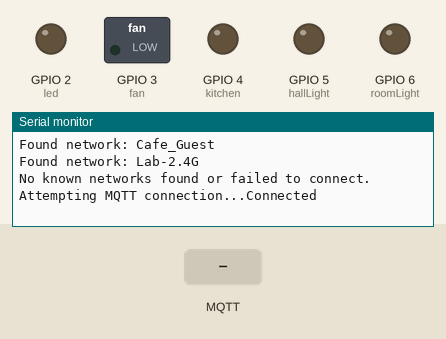
Recording of a sketch running on a simulated ESP32-S3. On the bench: switched loads named in the sketch (green lamp = pin HIGH), output pins drawn as LEDs (lit = HIGH), the last lines printed to the serial monitor. Inputs (shaded band) come from the test bench. A WiFi scan finds three made-up networks; no MQTT or app messages arrive unless stated.

Above: at 3.2 s.
3.3 s: MQTT message "fan" arrives on the first subscribed topic
At 4.2 s:
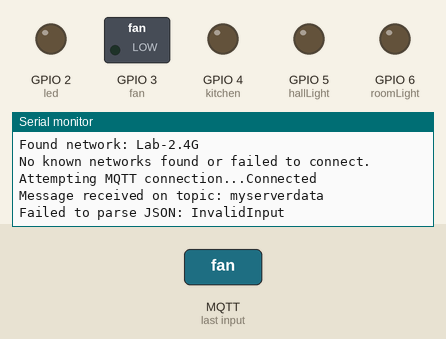
4.8 s: MQTT message "1" arrives on the first subscribed topic
At 5.5 s:
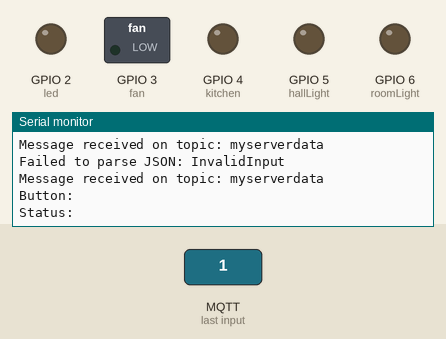

The sketch:

MqttForArduino.ino
```cpp
#include <WiFi.h>                // For ESP32 WiFi connection
#include <PubSubClient.h>         // For MQTT communication
#include <ArduinoJson.h>          // For JSON deserialization

// Define your known networks
const char* knownNetworks[][2] = {
  {"realme 5i", "leodas07"},
  {"moto g64 5G_2678", "liliajasmine"},
  {"Samsung Z4", "guddudas"}
};

int fan = 3;
int kitchen = 4;
const int hallLight = 5;
const int roomLight = 6;

const int led = 2; // LED for wifi connect

const char* mqttServer = "test.mosquitto.org";  // Use a public broker or your own
const int mqttPort = 8080;

WiFiClient wifiClient;  // WiFi client object
PubSubClient client(wifiClient);  // MQTT client object

void callback(char* topic, byte* payload, unsigned int length) {
  Serial.print("Message received on topic: ");
  Serial.println(topic);

  StaticJsonDocument<200> doc;

  // Deserialize the payload to the JSON object
  DeserializationError error = deserializeJson(doc, payload, length);

  if (error) {
    Serial.print("Failed to parse JSON: ");
    Serial.println(error.f_str());
    return;
  }

  const char* button = doc["button"];  // Access 'button' field
  const char* status = doc["status"];  // Access 'status' field
  Serial.print("Button: ");
  Serial.println(button);
  Serial.print("Status: ");
  Serial.println(status);

  // Control logic based on button and status
  if (strcmp(button, "fan") == 0) {
    if (strcmp(status, "on") == 0) {
      digitalWrite(fan, HIGH);  // Turn fan on
    } else {
      digitalWrite(fan, LOW);   // Turn fan off
    }
  } else if (strcmp(button, "kitchen") == 0) {
    if (strcmp(status, "on") == 0) {
      digitalWrite(kitchen, HIGH);  // Turn kitchen light on
    } else {
      digitalWrite(kitchen, LOW);   // Turn kitchen light off
    }
  } else if (strcmp(button, "hallLight") == 0) {
    if (strcmp(status, "on") == 0) {
      digitalWrite(hallLight, HIGH);  // Turn hall light on
    } else {
      digitalWrite(hallLight, LOW);   // Turn hall light off
    }
  } else if (strcmp(button, "roomLight") == 0) {
    if (strcmp(status, "on") == 0) {
      digitalWrite(roomLight, HIGH);  // Turn room light on
    } else {
      digitalWrite(roomLight, LOW);   // Turn room light off
    }
  }
}

// Reconnect function to handle MQTT disconnections
void reconnect() {
  while (!client.connected()) {
    Serial.print("Attempting MQTT connection...");
    if (client.connect("ESP32Client")) {
      Serial.println("Connected");
      client.subscribe("myserverdata");  // Resubscribe to the topic
    } else {
      Serial.print("Failed, rc=");
      Serial.print(client.state());
      delay(5000);
    }
  }
}

void setup() {
  Serial.begin(115200);
  pinMode(led, OUTPUT);
  pinMode(fan, OUTPUT);
  pinMode(kitchen, OUTPUT);
  pinMode(hallLight, OUTPUT);
  pinMode(roomLight, OUTPUT);

  // Set MQTT server and callback function
  client.setServer(mqttServer, mqttPort);
  client.setCallback(callback);

  // Scan for available networks
  int numberOfNetworks = WiFi.scanNetworks();
  Serial.println("Scanning for networks...");

  Serial.print("SSID Available: ");
  for (int i = 0; i < numberOfNetworks; i++) {
    String ssid = WiFi.SSID(i);
    Serial.print(ssid + ",");
  }

  // Try to connect to one of the known networks
  for (int i = 0; i < numberOfNetworks; i++) {
    String ssid = WiFi.SSID(i);
    Serial.println("Found network: " + ssid);

    // Check if the found network is one of the known networks
    for (int j = 0; j < sizeof(knownNetworks)/sizeof(knownNetworks[0]); j++) {
      if (ssid == knownNetworks[j][0]) {
        Serial.println("Known network found: " + ssid);
        WiFi.begin(knownNetworks[j][0], knownNetworks[j][1]);
        if (connectToWiFi()) {
          return; // Exit the loop if connected
        }
      }
    }
  }

  Serial.println("No known networks found or failed to connect.");
}

bool connectToWiFi() {
  Serial.print("Connecting");
  int attempts = 10; // Max attempts to connect

  while (WiFi.status() != WL_CONNECTED && attempts > 0) {
    delay(1000);
    Serial.print(".");
    attempts--;
  }

  if (WiFi.status() == WL_CONNECTED) {
    Serial.println("\nConnected!");
    digitalWrite(led, HIGH);  // Turn the LED on
    delay(3000);
    digitalWrite(led, LOW);   // Turn the LED off
    Serial.print("IP Address: ");
    Serial.println(WiFi.localIP());
    return true;
  } else {
    Serial.println("\nFailed to connect.");
    return false;
  }
}

void loop() {
  client.loop();  // Keeps the MQTT connection alive

  if (!client.connected()) {
    reconnect();  // Reconnect if MQTT connection is lost
  }
  delay(100);
}
```

Measured:
- after the input at 3.3 s, the serial monitor: prints a new line after 0.07 s (image 1)
- after the input at 4.8 s, the serial monitor: prints a new line after 0.07 s (image 2)
